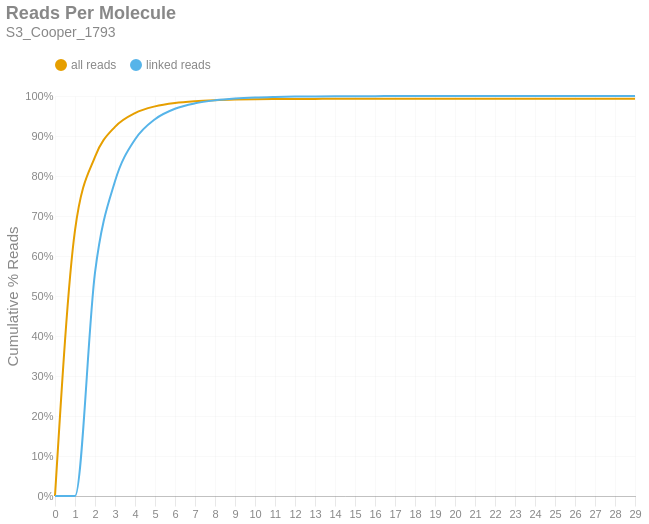

Source (notebook cell):
### Markdown cell above
### Reads per Molecule
This chart shows the cumulative distribution of the number of reads per linked molecule. That is, how many alignments are associated with a unique molecule. This excludes the number of reads associated with invalid or absent linked-read barcodes. The `linked` histogram is the percentages recalculated when disregarding singletons.

### Code cell
if SKIPLR:
    print_html(f"Skipped")
else:
    counts = np.bincount(valids['reads'].cast(pl.Int64).to_numpy())
    weighted = counts * np.arange(len(counts))
    all_perc = weighted / n_reads
    linked_perc = weighted / n_linked_reads
    linked_perc[1] = 0
    binned_df = pl.DataFrame({
        'readsper': list(range(len(counts))),
        'all reads (cumsum)': np.cumsum(all_perc).tolist(),
        'linked reads (cumsum)': np.cumsum(linked_perc).tolist(),
    })

    with SafeRender(binned_df):
        (
            density_plot(binned_df, 'Reads Per Molecule', samplename, 'readspmol')
            .encode(
                x=alt.X('readsper:O', title=None).axis(labelAngle=0).scale(padding=0),
                y=alt.Y('value:Q', title='Cumulative % Reads').axis(format='%').stack(False),
                color=alt.Color("key:N").scale(domain=["all reads", "linked reads"]),
                tooltip=[
                    alt.Tooltip("key:N", title="Data Type"),
                    alt.Tooltip("readsper:O", title="Reads Per Molecule"),
                    alt.Tooltip("value:Q", format=".2%", title="% Reads (Cum.)")
                ]            
            )
        ).display()

### Figure 1 — Vega-Lite specification as saved in the notebook (floating-point values rounded to 4 significant figures)
{"width": "container", "height": 400, "config": {"title": {"anchor": "start", "dy": -15, "fontSize": 18, "color": "#888888", "subtitleColor": "#888888", "subtitleFontSize": 14}, "arc": {"fill": "#0072B2"}, "axis": {"domainColor": "#888888", "domainWidth": 0.5, "gridWidth": 0.2, "grid": false, "titleFontWeight": 400, "titleFontSize": 15, "labelFontSize": 11, "labelColor": "#888888", "tickColor": "#888888", "tickWidth": 0.2, "titleColor": "#888888"}, "axisBand": {"grid": false}, "axisX": {"grid": true, "tickSize": 10, "domainCap": "round"}, "axisY": {"domain": false, "grid": true, "tickSize": 0, "domainCap": "round"}, "background": "transparent", "header": {"labelFontSize": 15, "labelColor": "#888888", "titleFontSize": 15, "titleFontWeight": 600, "titleColor": "#888888"}, "legend": {"labelFont": "sans-serif", "labelFontSize": 12, "labelColor": "#888888", "symbolSize": 100, "symbolType": "circle", "titleFontSize": 12, "titlePadding": 10, "titleColor": "#888888", "title": null, "orient": "top"}, "range": {"category": ["#E69F00", "#56B4E9", "#009E73", "#F0E442", "#0072B2", "#D55E00", "#CC79A7", "#000000"], "diverging": ["#cfe8f3", "#a2d4ec", "#73bfe2", "#46abdb", "#1696d2", "#12719e"]}, "area": {"fill": "#0072B2", "fillOpacity": 0.7, "line": true, "strokeOpacity": 0.7}, "line": {"color": "#0072B2", "stroke": "#0072B2", "strokeWidth": 2}, "trail": {"color": "#0072B2", "stroke": "#0072B2", "strokeWidth": 0, "size": 1}, "point": {"filled": true, "fillOpacity": 1.0, "size": 95}, "text": {"color": "#888888", "fontSize": 11, "align": "right", "fontWeight": 400, "size": 11}, "bar": {"fill": "#0072B2", "stroke": null}, "view": {"stroke": null, "continuousWidth": 660, "continuousHeight": 400}}, "data": {"name": "data-392c5b388b849514e5a42f52a930d498"}, "mark": {"type": "line", "interpolate": "monotone", "point": {"opacity": 0, "size": 275}}, "encoding": {"color": {"field": "key", "scale": {"domain": ["all reads", "linked reads"]}, "type": "nominal"}, "tooltip": [{"field": "key", "title": "Data Type", "type": "nominal"}, {"field": "readsper", "title": "Reads Per Molecule", "type": "ordinal"}, {"field": "value", "format": ".2%", "title": "% Reads (Cum.)", "type": "quantitative"}], "x": {"axis": {"labelAngle": 0}, "field": "readsper", "scale": {"padding": 0}, "title": null, "type": "ordinal"}, "y": {"axis": {"format": "%"}, "field": "value", "stack": false, "title": "Cumulative % Reads", "type": "quantitative"}}, "params": [{"name": "param_c36ac31b6afebe62", "select": {"type": "point", "fields": ["key"]}, "bind": "legend"}], "title": {"text": "Reads Per Molecule", "subtitle": "S3_Cooper_1793"}, "transform": [{"fold": ["all reads (cumsum)", "linked reads (cumsum)"]}, {"calculate": "replace(datum.key, ' (cumsum)', '')", "as": "key"}, {"filter": {"param": "param_c36ac31b6afebe62"}}], "usermeta": {"embedOptions": {"downloadFileName": "S3_Cooper_1793.readspmol"}}, "$schema": "https://vega.github.io/schema/vega-lite/v6.1.0.json", "datasets": {"data-392c5b388b849514e5a42f52a930d498": [{"readsper": 0, "all reads (cumsum)": 0.0, "linked reads (cumsum)": 0.0}, {"readsper": 1, "all reads (cumsum)": 0.6642, "linked reads (cumsum)": 0.0}, {"readsper": 2, "all reads (cumsum)": 0.8479, "linked reads (cumsum)": 0.5585}, {"readsper": 3, "all reads (cumsum)": 0.923, "linked reads (cumsum)": 0.7868}, {"readsper": 4, "all reads (cumsum)": 0.9574, "linked reads (cumsum)": 0.8914}, {"readsper": 5, "all reads (cumsum)": 0.974, "linked reads (cumsum)": 0.9421}, {"readsper": 6, "all reads (cumsum)": 0.9826, "linked reads (cumsum)": 0.9682}, {"readsper": 7, "all reads (cumsum)": 0.9871, "linked reads (cumsum)": 0.9817}, {"readsper": 8, "all reads (cumsum)": 0.9895, "linked reads (cumsum)": 0.9892}, {"readsper": 9, "all reads (cumsum)": 0.991, "linked reads (cumsum)": 0.9937}, {"readsper": 10, "all reads (cumsum)": 0.9919, "linked reads (cumsum)": 0.9963}, {"readsper": 11, "all reads (cumsum)": 0.9923, "linked reads (cumsum)": 0.9977}, {"readsper": 12, "all reads (cumsum)": 0.9926, "linked reads (cumsum)": 0.9985}, {"readsper": 13, "all reads (cumsum)": 0.9928, "linked reads (cumsum)": 0.999}, {"readsper": 14, "all reads (cumsum)": 0.9929, "linked reads (cumsum)": 0.9994}, {"readsper": 15, "all reads (cumsum)": 0.9929, "linked reads (cumsum)": 0.9995}, {"readsper": 16, "all reads (cumsum)": 0.993, "linked reads (cumsum)": 0.9997}, {"readsper": 17, "all reads (cumsum)": 0.993, "linked reads (cumsum)": 0.9998}, {"readsper": 18, "all reads (cumsum)": 0.993, "linked reads (cumsum)": 0.9999}, {"readsper": 19, "all reads (cumsum)": 0.9931, "linked reads (cumsum)": 0.9999}, {"readsper": 20, "all reads (cumsum)": 0.9931, "linked reads (cumsum)": 1.0}, {"readsper": 21, "all reads (cumsum)": 0.9931, "linked reads (cumsum)": 1.0}, {"readsper": 22, "all reads (cumsum)": 0.9931, "linked reads (cumsum)": 1.0}, {"readsper": 23, "all reads (cumsum)": 0.9931, "linked reads (cumsum)": 1.0}, {"readsper": 24, "all reads (cumsum)": 0.9931, "linked reads (cumsum)": 1.0}, {"readsper": 25, "all reads (cumsum)": 0.9931, "linked reads (cumsum)": 1.0}, {"readsper": 26, "all reads (cumsum)": 0.9931, "linked reads (cumsum)": 1.0}, {"readsper": 27, "all reads (cumsum)": 0.9931, "linked reads (cumsum)": 1.0}, {"readsper": 28, "all reads (cumsum)": 0.9931, "linked reads (cumsum)": 1.0}, {"readsper": 29, "all reads (cumsum)": 0.9931, "linked reads (cumsum)": 1.0}]}}
